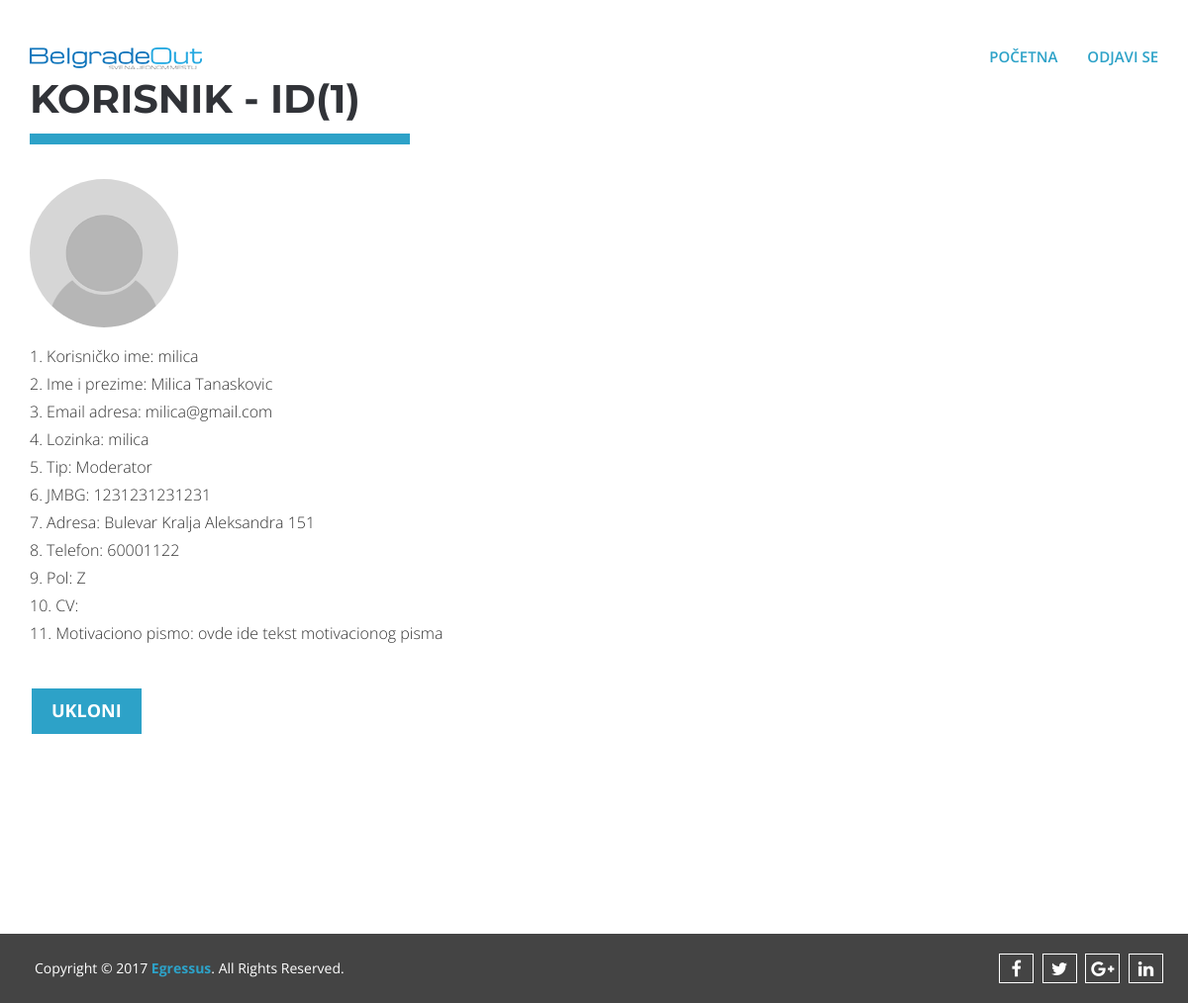
Screenshot of /KorisnikAdminController/index/1 with the database file from the repository.
### tables this page shows
CREATE TABLE IF NOT EXISTS `korisnik` (
  `IdKorisnika` int(11) NOT NULL AUTO_INCREMENT,
  `UserName` varchar(40) NOT NULL,
  `ImePrezime` varchar(40) NOT NULL,
  `email` varchar(40) NOT NULL,
  `Lozinka` varchar(40) NOT NULL,
  `Slika` mediumblob,
  PRIMARY KEY (`IdKorisnika`)
);

### application/controllers/KorisnikAdminController.php (called while the page is built, shortened)
<?php
class KorisnikAdminController extends CI_Controller{
    public function index($id){
    	$id_korisnika=$this->uri->segment(3);
    	$this->load->model('KorisnikAdminModel');
    	$data=$this->KorisnikAdminModel->dohvati_podatke_o_korisniku($id_korisnika);
    	$data['id_korisnika']=$id_korisnika;
        $this->load->view('templates/header');
        $this->load->view('korisnik_admin', $data);
        $this->load->view('templates/footer');
    }
}

### index.php (called while the page is built, shortened)
<?php
require_once BASEPATH.'core/CodeIgniter.php';

### application/models/KorisnikAdminModel.php (called while the page is built, shortened)
<?php
class KorisnikAdminModel extends CI_Model{
    public function dohvati_podatke_o_korisniku($idKorisnika){
      $this->db->flush_cache();
      $this->db->start_cache();
      $this->db->where('korisnik.idKorisnika',$idKorisnika);
      $query=$this->db->get('korisnik');
      $row=$query->row();
      $array['imeprezime']=$row->ImePrezime;
      $array['email']=$row->email;
      $array['username']=$row->UserName;
      $array['lozinka']=$row->Lozinka;
      $this->db->flush_cache();
      $tip=$this->AdminModel->tip_korisnika($idKorisnika);
      $array['tip']=$tip;
      if($tip == 2){
          $this->db->flush_cache();
          $this->db->start_cache();
          $this->db->where('IdModeratora',$idKorisnika);
          $query=$this->db->get('moderator');
          $row=$query->row();
          $array['jmbg']=$row->JMBG;
          $array['adresa']=$row->Adresa;
          $array['telefon']=$row->Telefon;
          $array['pol']=$row->Pol;
          $array['cv']=$row->CV;
          $array['motpismo']=$row->MotPismo;
          $this->db->flush_cache();
      }
      return $array;
    }
}

### application/views/korisnik_admin.php (the view, shortened to what this page needs)
<header id="header">
  <div class="menu_area">
    <nav class="navbar navbar-default navbar-fixed-top" role="navigation">
      <div class="container">
      <div class="navbar-header">
        <a class="navbar-brand" href="<?php echo base_url();?>IndexController"><img src="<?php echo base_url();?>img/logo.png" alt="logo"></a>
      </div>
      <div id="navbar" class="navbar-collapse collapse">
        <ul id="top-menu" class="nav navbar-nav navbar-right main_nav">
          <li class="active"><a href="<?php echo base_url();?>IndexController">Početna</a></li>
          <li><a href="<?php echo base_url();?>LogoutController">Odjavi se</a></li>
        </ul>
      </div>
      </div>
    </nav>
  </div>
</header>
<section id="about">
  <div class="container">
    <div class="row">
      <div class="col-lg-12 col-md-12">
        <div class="about_area">
<div class="heading">
	<h2 class="wow fadeInLeftBig">Korisnik - id(<?php echo "$id_korisnika"; ?>)</h2>
	<div class="team_img">
		  <img src="<?php echo base_url();?>img/team-1.jpg" alt="img">
	</div>
	<p>	1. Korisničko ime: <?php echo "$username"; ?> <br>
		2. Ime i prezime: <?php echo "$imeprezime"; ?> <br>
		3. Email adresa: <?php echo "$email"; ?><br>
		4. Lozinka: <?php echo "$lozinka"; ?><br>
        <?php
        if($tip==1){
          echo "5. Tip: Administrator<br>";
        }
        else if($tip==2){
          echo "5. Tip: Moderator<br>";
          echo "6. JMBG: $jmbg<br>";
          echo "7. Adresa: $adresa<br>";
          echo "8. Telefon: $telefon<br>";
          echo "9. Pol: $pol<br>";
          echo "10. CV: $cv<br>";
          echo "11. Motivaciono pismo: $motpismo<br>";
        }
        ?>
	</p>
	<div>
		<input class="submit_btn" type="button" value="Ukloni" onclick="location.href='<?php echo base_url();?>/KorisnikAdminController/obrisi_korisnika/<?php echo $id_korisnika ?>'">
	</div>
	<br><br><br><br><br><br>
</div>
        </div>
      </div>
    </div>
  </div>
</section>

### css/elastic_grid.css (style rules this page uses)
*, *:after, *:before { -webkit-box-sizing: border-box; -moz-box-sizing: border-box; box-sizing: border-box; padding: 0; margin: 0; }

### css/themes/default-theme.css (style rules this page uses)
.navbar-default .navbar-nav > .active > a, .navbar-default .navbar-nav > .active > a:hover, .navbar-default .navbar-nav > .active > a:focus { color: #2da2c8; }
.heading h2 { border-bottom: 11px solid #2da2c8; }
.submit_btn { background-color: #2da2c8; }

### style.css (style rules this page uses)
body,html { overflow-x:hidden; }
ul { padding: 0; margin: 0; list-style: none; }
a { text-decoration: none; color: #2f2f2f; }
h1,h2 { font-family: 'Montserrat', sans-serif; }
h2 { color: #313338; font-size: 72px; font-weight: 700; line-height: 57px; margin: 0; padding-bottom: 10px; text-transform: uppercase; }
img { border:none; }
#header { float: left; display: inline; width: 100%; position: relative; }
.menu_area { position: absolute; left:0; right: 0; top: 0; }
.navbar-default { background-color: transparent; border-color: transparent; margin-top: 20px; padding: 12px 0px; }
#navbar { overflow-x: hidden; }
.navbar-brand { color: #fff !important; font-size: 35px; font-weight: bolder; font-family: 'Varela', sans-serif; }
.navbar-default .navbar-nav > .active > a, .navbar-default .navbar-nav > .active > a:hover, .navbar-default .navbar-nav > .active > a:focus { background-color: transparent; }
.navbar-default .navbar-nav > li > a { color: #2da2c8; font-size: 15px; font-weight: 600; text-transform: uppercase; }
#about { display: inline; float: left; width: 100%; padding: 80px 0px; }
.about_area { float: left; display: inline; width: 100%; min-height: 200px; }
.heading { float: left; display: inline; width: 100%; }
.heading h2 { display: inline-block; margin-bottom: 35px; padding-bottom: 15px; padding-right: 50px; font-size: 40px; line-height: 40px; }
.heading p { font-size: 16px; line-height: 28px; font-weight: 300; }
.team_img { float: left; display: block; width: 100%; }
.team_img > img { border-radius: 100%; height: 150px; margin: 0 auto 15px; width: 150px; }
.submit_btn { border: 2px solid #fff; color: #fff; margin-top: 30px; padding: 10px 20px; font-size: 18px; font-weight: 700; text-transform: uppercase; -webkit-transition: all 0.5s; -moz-transition: all 0.5s; -ms-transition: all 0.5s; -o-transition: all 0.5s; transition: all 0.5s; }

### rows the page displays
korisnik: IdKorisnika "1", UserName "milica", ImePrezime "Milica Tanaskovic", email "milica@gmail.com", Lozinka "milica"

### other values shown
$jmbg "1231231231231"
$adresa "Bulevar Kralja Aleksandra 151"
$telefon "60001122"
$pol "Z"
$motpismo "ovde ide tekst motivacionog pisma"
